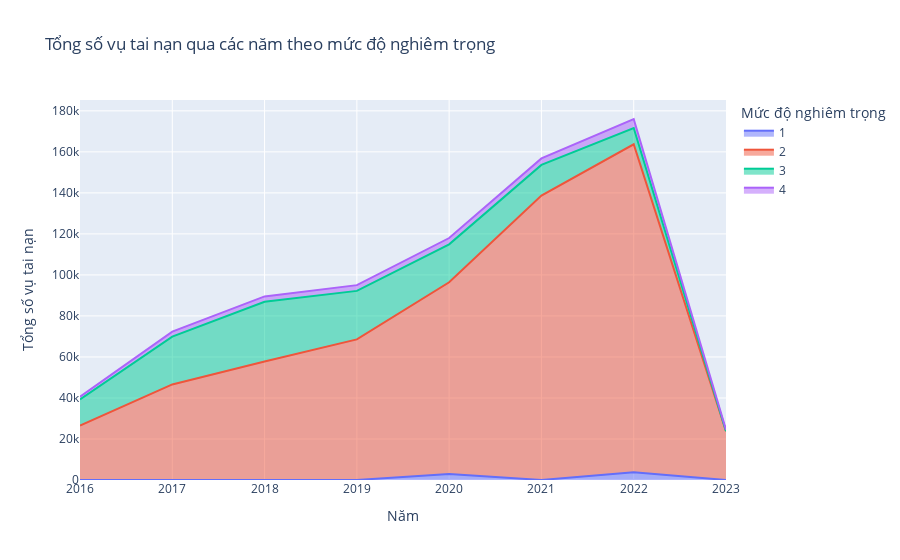

The cell this chart's notebook holds for it:
### Markdown cell above
### Tổng quan tình hình tai nạn qua các năm
- **Lợi ích:**
    - Giúp người đọc có cái nhìn chung về tình hình tai nạn giao thông qua các năm
- **Lựa chọn biểu đồ:**
    - Do mục đích chính của phần này là để có cái nhìn chung về số ca tai nạn theo từng năm, nên ta có thể sử dụng biểu đồ đường hoặc biểu đồ miền. Bên cạnh đó, do em muốn nhìn thấy sự thay đổi của các phân loại tai nạn (theo mức độ nghiêm trọng, theo thời gian,..) nên em sẽ sử dụng biểu đồ miền

### Code cell
import plotly.express as px
import pandas as pd

# Tạo bản sao của df
df_copy = df.copy()

# Tạo cột Year từ Start_Time
df_copy['Year'] = df_copy['Start_Time'].dt.year

# Tính tổng số vụ tai nạn theo năm và mức độ nghiêm trọng
df_grouped = df_copy.groupby(['Year', 'Severity']).size().reset_index(name='Count')

# Vẽ biểu đồ miền
fig = px.area(df_grouped, x="Year", y="Count", color="Severity",
              title='Tổng số vụ tai nạn qua các năm theo mức độ nghiêm trọng',
              labels={'Count':'Tổng số vụ tai nạn', 'Year':'Năm', 'Severity':'Mức độ nghiêm trọng'})

fig.show()

### Figure 1 — Plotly figure (JSON) as saved in the notebook; plotly's stock layout.template omitted (floating-point values rounded to 4 significant figures)
{"data": [{"fillpattern": {"shape": ""}, "hovertemplate": "Mức độ nghiêm trọng=1<br>Năm=%{x}<br>Tổng số vụ tai nạn=%{y}<extra></extra>", "legendgroup": "1", "line": {"color": "#636efa"}, "marker": {"symbol": "circle"}, "mode": "lines", "name": "1", "orientation": "v", "showlegend": true, "stackgroup": "1", "type": "scatter", "x": [2016, 2017, 2018, 2019, 2020, 2021, 2022], "xaxis": "x", "y": [24, 33, 26, 15, 2886, 10, 3809], "yaxis": "y"}, {"fillpattern": {"shape": ""}, "hovertemplate": "Mức độ nghiêm trọng=2<br>Năm=%{x}<br>Tổng số vụ tai nạn=%{y}<extra></extra>", "legendgroup": "2", "line": {"color": "#EF553B"}, "marker": {"symbol": "circle"}, "mode": "lines", "name": "2", "orientation": "v", "showlegend": true, "stackgroup": "1", "type": "scatter", "x": [2016, 2017, 2018, 2019, 2020, 2021, 2022, 2023], "xaxis": "x", "y": [26546, 46551, 57719, 68528, 93513, 138694, 159890, 23809], "yaxis": "y"}, {"fillpattern": {"shape": ""}, "hovertemplate": "Mức độ nghiêm trọng=3<br>Năm=%{x}<br>Tổng số vụ tai nạn=%{y}<extra></extra>", "legendgroup": "3", "line": {"color": "#00cc96"}, "marker": {"symbol": "circle"}, "mode": "lines", "name": "3", "orientation": "v", "showlegend": true, "stackgroup": "1", "type": "scatter", "x": [2016, 2017, 2018, 2019, 2020, 2021, 2022], "xaxis": "x", "y": [12729, 23349, 29135, 23668, 18504, 14957, 7914], "yaxis": "y"}, {"fillpattern": {"shape": ""}, "hovertemplate": "Mức độ nghiêm trọng=4<br>Năm=%{x}<br>Tổng số vụ tai nạn=%{y}<extra></extra>", "legendgroup": "4", "line": {"color": "#ab63fa"}, "marker": {"symbol": "circle"}, "mode": "lines", "name": "4", "orientation": "v", "showlegend": true, "stackgroup": "1", "type": "scatter", "x": [2016, 2017, 2018, 2019, 2020, 2021, 2022, 2023], "xaxis": "x", "y": [1361, 2410, 2633, 2797, 3085, 3130, 4412, 702], "yaxis": "y"}], "layout": {"legend": {"title": {"text": "Mức độ nghiêm trọng"}, "tracegroupgap": 0}, "title": {"text": "Tổng số vụ tai nạn qua các năm theo mức độ nghiêm trọng"}, "xaxis": {"anchor": "y", "domain": [0, 1], "title": {"text": "Năm"}}, "yaxis": {"anchor": "x", "domain": [0, 1], "title": {"text": "Tổng số vụ tai nạn"}}}}
